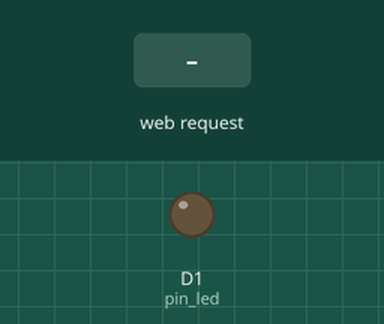
This sketch was run on a simulated ESP8266 (NodeMCU). Shown: output pins drawn as LEDs (lit = HIGH). Inputs (shaded band) come from the test bench. WiFi joins after 1.5 s; servers stay silent unless stated; storage starts empty; what the sketch prints to the serial monitor is not drawn.

Above: at 2.7 s.
2.8 s: HTTP request GET /ledstate received
At 3.3 s:
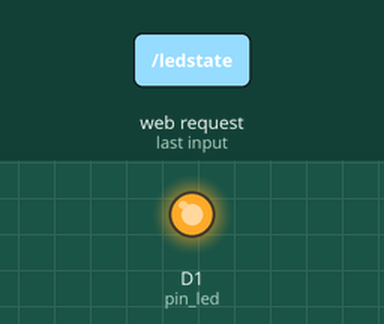
Timing chart, 0 to 5.8 s (numbered marks = the images above; inputs shaded):
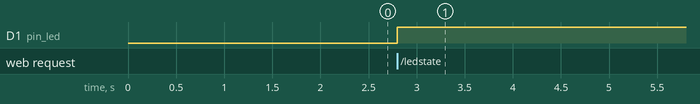

The sketch:

spiffs.ino
```cpp
#include <WiFiManager.h>
#include <ESP8266WebServer.h>
#include <FS.h>

ESP8266WebServer server;
int pin_led = D1;

void setup()
{
  Serial.begin(115200);
  SPIFFS.begin();

  pinMode(pin_led, OUTPUT);

  WiFi.mode(WIFI_STA);
  WiFiManager wm;
  wm.resetSettings();
  bool res;
  res = wm.autoConnect("AutoConnectAP","password");
  if(!res) {
    Serial.println("Failed to connect");
    ESP.restart();
  }
  else {
    //if you get here you have connected to the WiFi
    Serial.println("connected");
  }

  server.on("/", indexFile);
  server.on("/ledstate", toggleLED);
  server.begin();
}

void loop()
{
  server.handleClient();
}

void indexFile()
{
  File file = SPIFFS.open("/index.html","r");
  server.streamFile(file, "text/html");
  file.close();
}

void toggleLED()
{
  digitalWrite(pin_led,!digitalRead(pin_led));
  server.send(200);
}
```

Measured:
- after the input at 2.8 s, D1 (pin_led): LOW → HIGH at once
